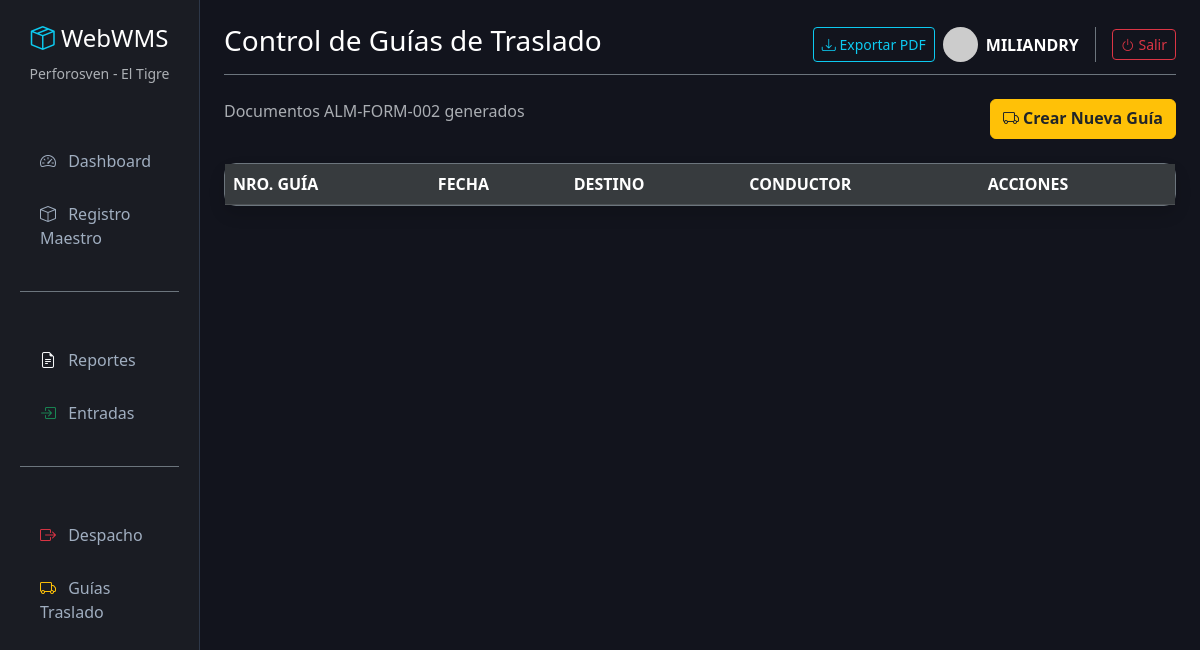
/guias/ (signed in), run on an earlier commit of the app's database.
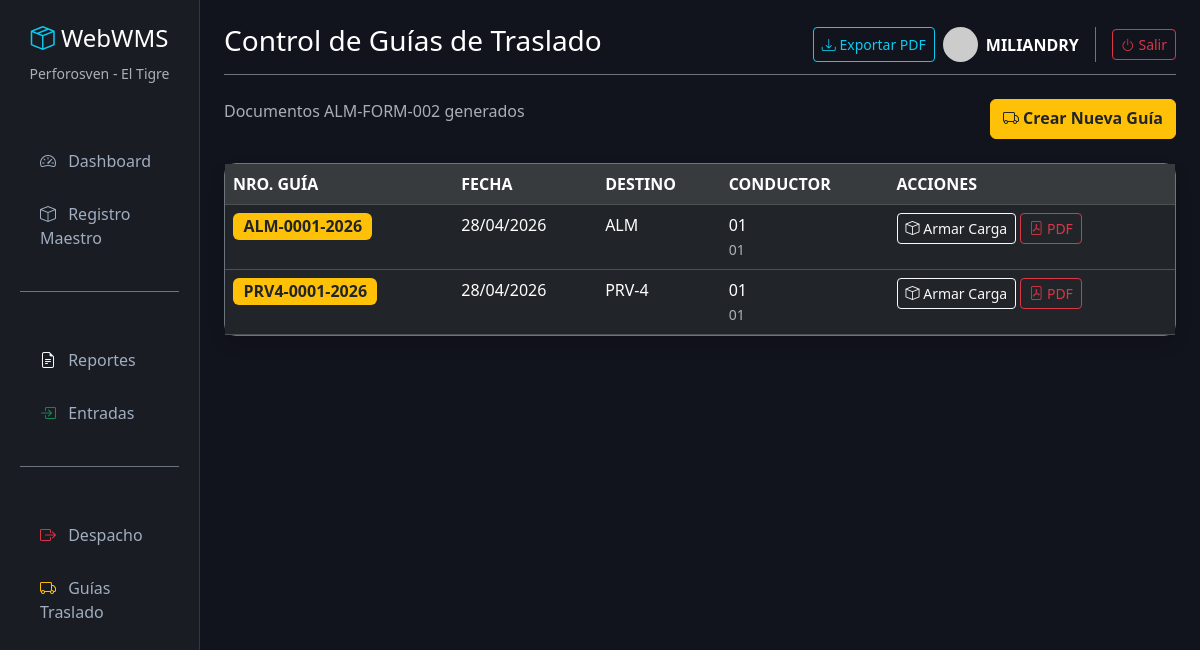
And on a later commit of the database.
### inventario/models.py (models this page shows, shortened)
class GuiaTraslado(models.Model):
    TALADROS = [
        ('PRV-1', 'PRV-1'),
        ('PRV-2', 'PRV-2'),
        ('PRV-3', 'PRV-3'),
        ('PRV-4', 'PRV-4'),
        ('PRV-5', 'PRV-5'),
        ('PRV-6', 'PRV-6'),
        ('PRV-7', 'PRV-7'),
        ('ALM', 'TERCEROS'),
    ]
    nro_guia = models.CharField(max_length=50, unique=True, blank=True, verbose_name="No. Guía (Automático)")
    fecha = models.DateField(default=timezone.now, verbose_name="Fecha")
    hora = models.TimeField(default=timezone.now, verbose_name="Hora")
    taladro_destino = models.CharField(max_length=20, choices=TALADROS, verbose_name="Destino")
    direccion = models.CharField(max_length=255, verbose_name="Dirección")
    ciudad = models.CharField(max_length=100, default="MORICHAL", verbose_name="Ciudad")
    conductor = models.CharField(max_length=100, verbose_name="Conductor")
    ci_conductor = models.CharField(max_length=20, verbose_name="C.I.")
    vehiculo = models.CharField(max_length=50, verbose_name="Vehículo (Ej. CARGO)")
    color = models.CharField(max_length=30, verbose_name="Color")
    placa = models.CharField(max_length=20, verbose_name="Placa")
    marca_modelo = models.CharField(max_length=100, verbose_name="Marca / Modelo")
    observaciones = models.TextField(blank=True, null=True, verbose_name="Observaciones")
    nombre_entregado = models.CharField(max_length=100, default="Almacén El Tigre", verbose_name="Entregado por")
    nombre_aprobador = models.CharField(max_length=100, null=True, blank=True, verbose_name="Aprobado en Almacén por")
    class Meta:
        verbose_name = "Guía de Traslado"
        verbose_name_plural = "4. Guías de Traslado"

### inventario/views.py (the view)
# urls.py: path('guias/', views.lista_guias, name='lista_guias'),
@login_required(login_url='login')
def lista_guias(request):
    guias = GuiaTraslado.objects.all().order_by('-fecha', '-id')
    contexto = {'guias': guias}
    return render(request, 'inventario/lista_guias.html', contexto)

### inventario/templates/inventario/lista_guias.html (shortened to what this page needs)
{% extends 'inventario/base.html' %}
{% block header %}Control de Guías de Traslado{% endblock %}
{% block content %}
<div class="d-flex justify-content-between mb-4">
    <p class="text-muted">Documentos ALM-FORM-002 generados</p>
    <a href="{% url 'crear_guia' %}" class="btn btn-warning fw-bold text-dark"><i class="bi bi-truck"></i> Crear Nueva
        Guía</a>
</div>
<div class="card shadow border-secondary bg-dark">
    <table class="table table-dark table-hover mb-0">
        <thead class="table-active text-muted">
            <tr>
                <th>NRO. GUÍA</th>
                <th>FECHA</th>
                <th>DESTINO</th>
                <th>CONDUCTOR</th>
                <th>ACCIONES</th>
            </tr>
        </thead>
        <tbody>
            {% for guia in guias %}
            <tr>
                <td><span class="badge bg-warning text-dark fs-6">{{ guia.nro_guia }}</span></td>
                <td>{{ guia.fecha|date:"d/m/Y" }}</td>
                <td>{{ guia.taladro_destino }}</td>
                <td>{{ guia.conductor }} <br><small class="text-muted">{{ guia.placa }}</small></td>
                <td>
                    <a href="{% url 'detalle_guia' guia.id %}" class="btn btn-sm btn-outline-light"><i
                            class="bi bi-box"></i> Armar Carga</a>
                    <a href="{% url 'generar_guia_pdf' guia.id %}" target="_blank"
                        class="btn btn-sm btn-outline-danger"><i class="bi bi-file-pdf"></i> PDF</a>
                </td>
            </tr>
            {% endfor %}
        </tbody>
    </table>
</div>
{% endblock %}

What changed in the data, as far as the page shows it:
added GuiaTraslado: nro_guia "ALM-0001-2026", fecha "28/04/2026", taladro_destino "ALM", conductor "01", placa "01"
added GuiaTraslado: nro_guia "PRV4-0001-2026", fecha "28/04/2026", taladro_destino "PRV-4", conductor "01", placa "01"
